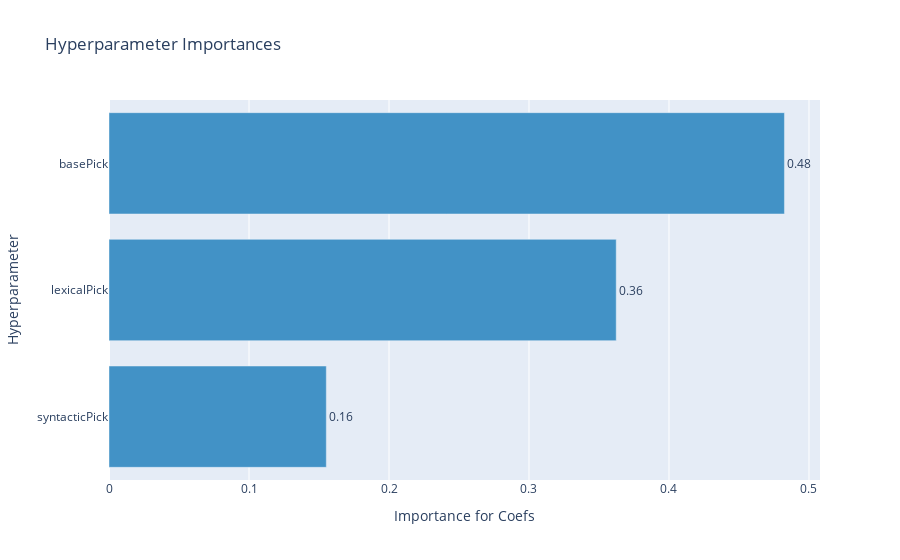

Notebook cell for this chart:
### Code cell
fig = optuna.visualization.plot_param_importances(study, target=lambda x: x.values[1], target_name="Coefs")
fig.show()

### Figure 1 — Plotly figure (JSON) as saved in the notebook; plotly's stock layout.template omitted (floating-point values rounded to 4 significant figures)
{"data": [{"cliponaxis": false, "hovertemplate": ["syntacticPick (CategoricalDistribution): 0.15522204463656153<extra></extra>", "lexicalPick (CategoricalDistribution): 0.36230585107195484<extra></extra>", "basePick (CategoricalDistribution): 0.4824721042914835<extra></extra>"], "marker": {"color": ["rgb(66,146,198)", "rgb(66,146,198)", "rgb(66,146,198)"]}, "orientation": "h", "text": ["0.15522204463656153", "0.36230585107195484", "0.4824721042914835"], "textposition": "outside", "texttemplate": "%{text:.2f}", "type": "bar", "x": [0.1552, 0.3623, 0.4825], "y": ["syntacticPick", "lexicalPick", "basePick"]}], "layout": {"showlegend": false, "title": {"text": "Hyperparameter Importances"}, "xaxis": {"title": {"text": "Importance for Coefs"}}, "yaxis": {"title": {"text": "Hyperparameter"}}}}
